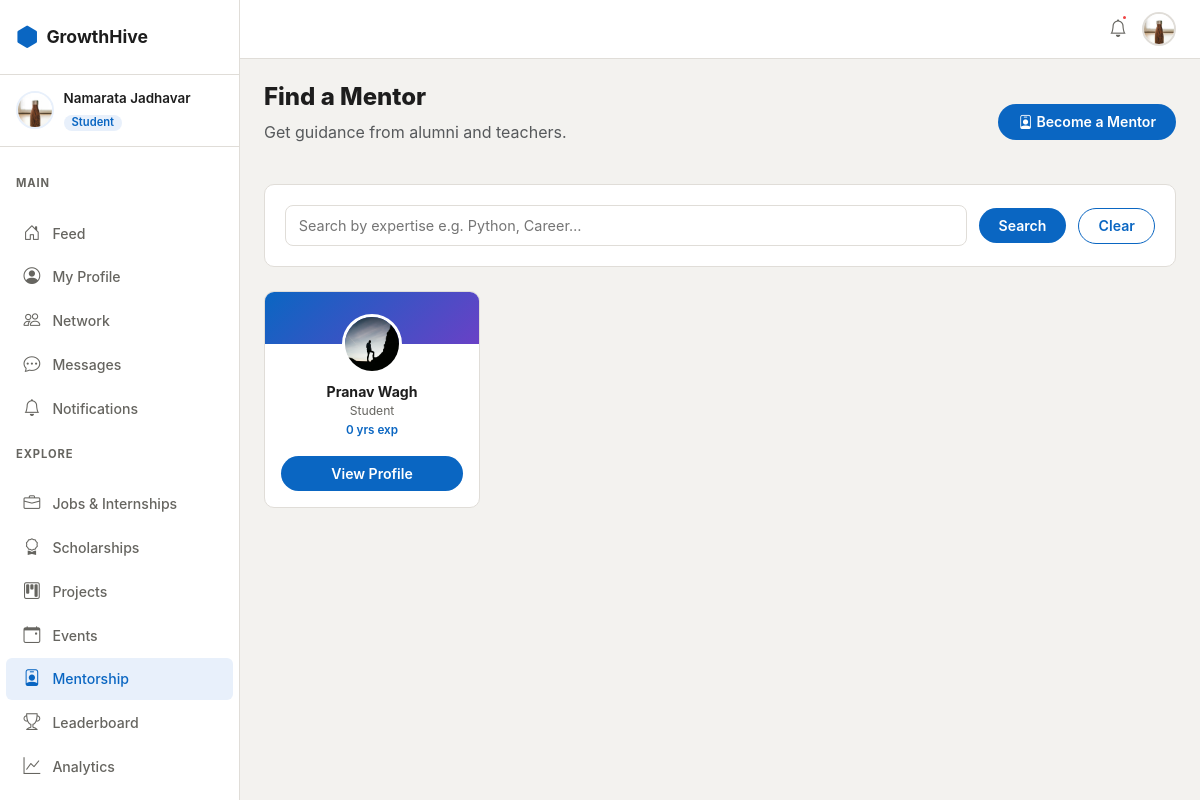
Page /mentorship/ (signed in) on the committed database.
### apps/accounts/models.py (models this page shows, shortened)
class User(AbstractUser):
    class Role(models.TextChoices):
        STUDENT = 'student', 'Student'
        ALUMNI  = 'alumni',  'Alumni'
        TEACHER = 'teacher', 'Teacher'
    username   = None
    email      = models.EmailField(unique=True)
    first_name = models.CharField(max_length=50)
    last_name  = models.CharField(max_length=50)
    role = models.CharField(max_length=20, choices=Role.choices, default=Role.STUDENT)
    college = models.ForeignKey(College, on_delete=models.SET_NULL, null=True, blank=True)
    department = models.ForeignKey(Department, on_delete=models.SET_NULL, null=True, blank=True)
    is_email_verified = models.BooleanField(default=False)
    created_at = models.DateTimeField(auto_now_add=True)
    updated_at = models.DateTimeField(auto_now=True)
    USERNAME_FIELD  = 'email'
    REQUIRED_FIELDS = ['first_name', 'last_name']
    objects = UserManager()
    def get_full_name(self):
        return f'{self.first_name} {self.last_name}'.strip()
    @property
    def is_student(self):
        return self.role == self.Role.STUDENT

class Profile(models.Model):
    user = models.OneToOneField(User, on_delete=models.CASCADE, related_name='profile')
    bio    = models.TextField(max_length=500, blank=True)
    avatar = models.ImageField(upload_to='avatars/', blank=True, null=True)
    banner = models.ImageField(upload_to='banners/', blank=True, null=True)
    graduation_year = models.PositiveIntegerField(null=True, blank=True)
    current_year    = models.PositiveSmallIntegerField(null=True, blank=True)
    github_url   = models.URLField(blank=True)
    linkedin_url = models.URLField(blank=True)
    website      = models.URLField(blank=True)
    location     = models.CharField(max_length=100, blank=True)
    skills = models.ManyToManyField('Skill', through='UserSkill', blank=True)
    resume = models.FileField(upload_to='resumes/', blank=True, null=True)
    points      = models.PositiveIntegerField(default=0)
    streak_days = models.PositiveIntegerField(default=0)
    last_active = models.DateField(null=True, blank=True)
    is_open_to_work   = models.BooleanField(default=False)
    is_open_to_mentor = models.BooleanField(default=False)
    created_at = models.DateTimeField(auto_now_add=True)
    updated_at = models.DateTimeField(auto_now=True)
    def get_avatar_url(self):
        if self.avatar:
            return self.avatar.url
        return '/static/images/default-avatar.png'

### apps/mentorship/models.py (models this page shows, shortened)
class MentorProfile(models.Model):
    user       = models.OneToOneField(
        settings.AUTH_USER_MODEL, on_delete=models.CASCADE, related_name='mentor_profile'
    )
    expertise  = models.TextField(help_text='Comma-separated topics, e.g. Machine Learning, Career, DSA')
    experience = models.PositiveIntegerField(default=0, help_text='Years of experience')
    bio        = models.TextField(blank=True)
    is_active  = models.BooleanField(default=True)
    created_at = models.DateTimeField(auto_now_add=True)
    def expertise_list(self):
        return [e.strip() for e in self.expertise.split(',') if e.strip()]

### apps/mentorship/views.py (the view)
# urls.py: path('',                               views.mentor_list_view,    name='list'),
@login_required
@verified_required
def mentor_list_view(request):
    mentors = MentorProfile.objects.filter(is_active=True).select_related('user', 'user__profile', 'user__department')
    q = request.GET.get('q', '')
    if q:
        mentors = mentors.filter(expertise__icontains=q)
    return render(request, 'mentorship/mentor_list.html', {'mentors': mentors, 'q': q})

### templates/mentorship/mentor_list.html (shortened to what this page needs)
{% extends 'base.html' %}
{% block content %}
<div class="gh-page-header d-flex align-items-center justify-content-between">
  <div><h1>Find a Mentor</h1><p class="text-muted">Get guidance from alumni and teachers.</p></div>
  <a href="{% url 'mentorship:become' %}" class="btn gh-btn-primary"><i class="bi bi-person-badge me-1"></i>Become a Mentor</a>
</div>
<div class="gh-card mb-4">
  <form method="get" class="gh-filter-form">
    <input type="text" name="q" value="{{ q }}" placeholder="Search by expertise e.g. Python, Career…" class="gh-input gh-filter-search"/>
    <button type="submit" class="btn gh-btn-primary">Search</button>
    <a href="{% url 'mentorship:list' %}" class="btn gh-btn-outline">Clear</a>
  </form>
</div>
<div class="gh-people-grid">
  {% for mp in mentors %}
  <div class="gh-people-card">
    <div class="gh-people-card-body">
      <a href="{% url 'mentorship:detail' mp.user.pk %}">
        <img src="{{ mp.user.profile.get_avatar_url }}" class="gh-people-avatar" alt=""/>
      </a>
      <a href="{% url 'mentorship:detail' mp.user.pk %}" class="gh-people-name">{{ mp.user.get_full_name }}</a>
      <span class="gh-people-role">{{ mp.user.get_role_display }}</span>
      <span class="gh-people-dept">{{ mp.experience }} yrs exp</span>
      <a href="{% url 'mentorship:detail' mp.user.pk %}" class="btn gh-btn-primary w-100 mt-2 btn-sm">View Profile</a>
    </div>
  </div>
  {% empty %}
  <div class="gh-empty-state"><i class="bi bi-person-badge"></i><h5>No mentors yet</h5></div>
  {% endfor %}
</div>
{% endblock %}

### templates/base.html (shortened to what this page needs)
{% load static %}
<!DOCTYPE html>
<html lang="en" data-theme="light">
<head>
  <link rel="stylesheet" href="https://cdn.jsdelivr.net/npm/bootstrap@5.3.3/dist/css/bootstrap.min.css"/>
  <link rel="stylesheet" href="https://cdn.jsdelivr.net/npm/bootstrap-icons@1.11.3/font/bootstrap-icons.min.css"/>
  <link rel="stylesheet" href="{% static 'css/main.css' %}"/>
</head>
<body>
{% if user.is_authenticated %}
<div class="gh-wrapper">
  <aside class="gh-sidebar" id="sidebar">
    <div class="gh-sidebar-logo">
      <a href="{% url 'accounts:dashboard' %}" class="gh-logo-link">
        <span class="gh-logo-icon"><i class="bi bi-hexagon-fill"></i></span>
        <span class="gh-logo-text">GrowthHive</span>
      </a>
    </div>
    <div class="gh-sidebar-user">
      <img src="{{ user.profile.get_avatar_url }}" class="gh-sidebar-avatar" alt="avatar"/>
      <div class="gh-sidebar-user-info">
        <span class="gh-sidebar-name">{{ user.first_name }} {{ user.last_name }}</span>
        <span class="gh-sidebar-role badge">{{ user.get_role_display }}</span>
      </div>
    </div>
    <nav class="gh-nav">
<p class="gh-nav-section">Main</p>
<a href="{% url 'social:feed' %}" class="gh-nav-link {% if 'social' in request.resolver_match.app_name %}active{% endif %}">
  <i class="bi bi-house-door"></i><span>Feed</span>
</a>
<a href="{% url 'accounts:profile' %}" class="gh-nav-link {% if request.resolver_match.url_name == 'profile' %}active{% endif %}">
  <i class="bi bi-person-circle"></i><span>My Profile</span>
</a>
<a href="{% url 'connections:network' %}" class="gh-nav-link {% if 'connections' in request.resolver_match.app_name %}active{% endif %}">
  <i class="bi bi-people"></i><span>Network</span>
</a>
<a href="{% url 'chat:inbox' %}" class="gh-nav-link {% if 'chat' in request.resolver_match.app_name %}active{% endif %}">
  <i class="bi bi-chat-dots"></i><span>Messages</span>
</a>
<a href="{% url 'notifications:list' %}" class="gh-nav-link {% if 'notifications' in request.resolver_match.app_name %}active{% endif %}">
  <i class="bi bi-bell"></i><span>Notifications</span>
</a>
<p class="gh-nav-section">Explore</p>
<a href="{% url 'jobs:list' %}" class="gh-nav-link {% if 'jobs' in request.resolver_match.app_name %}active{% endif %}">
  <i class="bi bi-briefcase"></i><span>Jobs & Internships</span>
</a>
<a href="{% url 'scholarships:list' %}" class="gh-nav-link {% if 'scholarships' in request.resolver_match.app_name %}active{% endif %}">
  <i class="bi bi-award"></i><span>Scholarships</span>
</a>
<a href="{% url 'projects:list' %}" class="gh-nav-link {% if 'projects' in request.resolver_match.app_name %}active{% endif %}">
  <i class="bi bi-kanban"></i><span>Projects</span>
</a>
<a href="{% url 'events:list' %}" class="gh-nav-link {% if 'events' in request.resolver_match.app_name %}active{% endif %}">
  <i class="bi bi-calendar-event"></i><span>Events</span>
</a>
<a href="{% url 'mentorship:list' %}" class="gh-nav-link {% if 'mentorship' in request.resolver_match.app_name %}active{% endif %}">
  <i class="bi bi-person-badge"></i><span>Mentorship</span>
</a>
<a href="{% url 'gamification:leaderboard' %}" class="gh-nav-link {% if 'gamification' in request.resolver_match.app_name %}active{% endif %}">
  <i class="bi bi-trophy"></i><span>Leaderboard</span>
</a>
<a href="{% url 'analytics:dashboard' %}" class="gh-nav-link {% if 'analytics' in request.resolver_match.app_name %}active{% endif %}">
  <i class="bi bi-graph-up"></i><span>Analytics</span>
</a>
{% if user.is_student %}
<p class="gh-nav-section">Students</p>
{% endif %}
    </nav>
  </aside>
  <main class="gh-main">
    <div class="gh-topbar">
      <div class="gh-topbar-actions">
        <button class="gh-icon-btn" id="notifBtn" title="Notifications">
          <i class="bi bi-bell"></i>
          <span class="gh-notif-dot"></span>
        </button>
        <a href="{% url 'accounts:profile' %}" class="gh-topbar-avatar">
          <img src="{{ user.profile.get_avatar_url }}" alt="avatar"/>
        </a>
      </div>
    </div>
    <div class="gh-content">
      {% block content %}{% endblock %}
    </div>
  </main>
</div>
{% endif %}
</body>
</html>

### rows in the picture
User: profile.get_avatar_url (picture), first_name "Namarata", last_name "Jadhavar", role "Student"
MentorProfile: user.profile.get_avatar_url (picture), user.get_full_name "Pranav Wagh", user.role "Student", experience "0"
